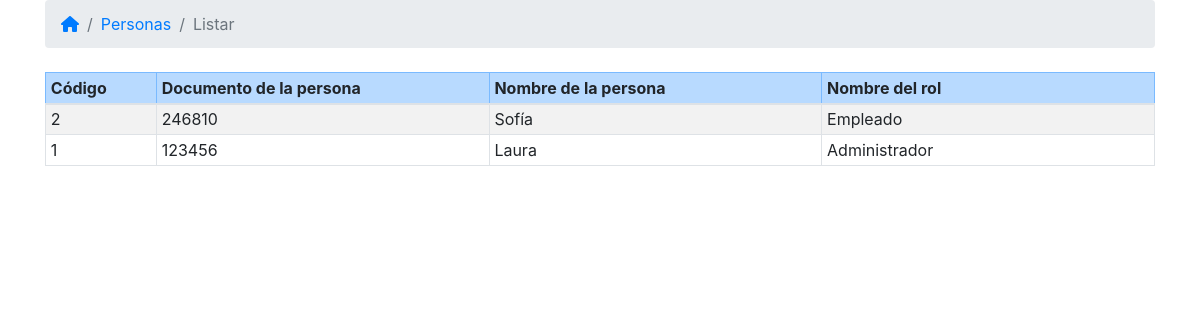
/app/ventas/views/personalistar.php, run on the app's committed database.
### tables this page shows
CREATE TABLE `person` (
  `idPerson` int(11) NOT NULL,
  `documentPerson` varchar(25) NOT NULL,
  `Role_idRole` int(11) NOT NULL,
  `correo` varchar(150) DEFAULT NULL,
  `clave` varchar(200) DEFAULT NULL,
  `name` varchar(100) NOT NULL
);

### config/loader.php (called while the page is built, shortened)
<?php
function autoload($name) {
    $configPath = "config";
    $currentPath = str_replace("\\", "/", __DIR__);
    $classPath = str_replace("\\", "/", $name);
    $projectPath = str_replace($configPath, "", $currentPath);
    $finalPath = $projectPath . "" . $classPath . ".php";
}
?>

### config/conn.php (called while the page is built, shortened)
<?php
class conn {
    private $_engine;
    private $_server;
    private $_dbname;
    private $_username;
    private $_password;
    public function __construct() {
        $CONFIG = parse_ini_file(".env");
        $this->_engine = $CONFIG["DB_CONNECTION"];
        $this->_server = $CONFIG["DB_HOST"];
        $this->_dbname = $CONFIG["DB_NAME"];
        $this->_username = $CONFIG["DB_USERNAME"];
        $this->_password = $CONFIG["DB_PASSWORD"];
        $this->connect();
    }
    public function connect() {
        switch ($this->_engine) {
            case "mysql":
                $encoding = "SET NAMES \"UTF8\"";
                $textString = "mysql::host={$this->_server};dbname={$this->_dbname}";
                $arr = [PDO::MYSQL_ATTR_INIT_COMMAND => $encoding];
                $this->_conn = new PDO($textString, $this->_username, $this->_password, $arr);
                $this->_conn->query("SET SESSION sql_mode=\"STRICT_TRANS_TABLES\"");
                break;
        }
    }
}
?>

### app/ventas/controller/personacontroller.php (called while the page is built, shortened)
<?php
class personacontroller {
    private $_objPer;
    public function __construct() {
        $this->_objPer = new personarepo();
    }
    public function getAll(): array {
        return $this->_objPer->getAll();
    }
}
?>

### app/ventas/repos/personarepo.php (called while the page is built, shortened)
<?php
class personarepo extends conn {
    public function getAll(): array {
        $sql = "SELECT p.idPerson, p.documentPerson, "
                . "(SELECT roleName FROM ROLE WHERE idRole=p.Role_idRole) AS nomRol, p.name ";
        $sql .= "FROM PERSON p INNER JOIN ROLE r ON r.idRole=p.Role_idRole ";
        $sql .= "ORDER BY p.idPerson DESC ";
        $resource = $this->_conn->prepare($sql);
        $resource->execute();
        $rows = $resource->fetchAll(PDO::FETCH_ASSOC);
        return $rows;
    }
}
?>

### app/ventas/views/personalistar.php (the view, shortened to what this page needs)
<?php
require_once '../../../config/loader.php';
$objeto = new personacontroller();
$filas = $objeto->getAll();
?>
<html>
    <head>
        <link href="../../../vendor/tws/bootstrap-4.4.1/dist/css/bootstrap.css" rel="stylesheet" type="text/css"/>
        <link href="../../../vendor/fontawesome-free-5.15.3-web/css/all.css" rel="stylesheet" type="text/css"/>
        <link href="css/estilos.css" rel="stylesheet" type="text/css"/>
    </head>
    <body>
        <section class="container">
            <nav aria-label="breadcrumb">
                <ol class="breadcrumb">
                    <li class="breadcrumb-item"><a href="index.php"><i class="fas fa-home"></i></a></li>
                    <li class="breadcrumb-item"><a href="#">Personas</a></li>
                    <li class="breadcrumb-item active" aria-current="page">Listar</li>
                </ol>
            </nav>
            <table class="table table-sm table-striped table-bordered mt-4">
                <thead class="table-primary">
                    <tr>
                        <th style="width: 10%">Código</th>
                        <th style="width: 30%">Documento de la persona</th>
                        <th style="width: 30%">Nombre de la persona</th>
                        <th style="width: 30%">Nombre del rol</th>
                    </tr>
                </thead>
                <tbody>
                    <?php
                    foreach ($filas as $indice => $columnas) {
                        echo "<tr>";
                        echo "<td>{$columnas["idPerson"]}</td>";
                        echo "<td>{$columnas["documentPerson"]}</td>";
                        echo "<td>{$columnas["name"]}</td>";
                        echo "<td>{$columnas["nomRol"]}</td>";
                        echo "</tr>";
                    }
                    ?>
                </tbody>
            </table>
        </section>
    </body>
</html>

### data on the page
person: idPerson "2", documentPerson "246810", name "Sofía", nomRol "Empleado"
person: idPerson "1", documentPerson "123456", name "Laura", nomRol "Administrador"
